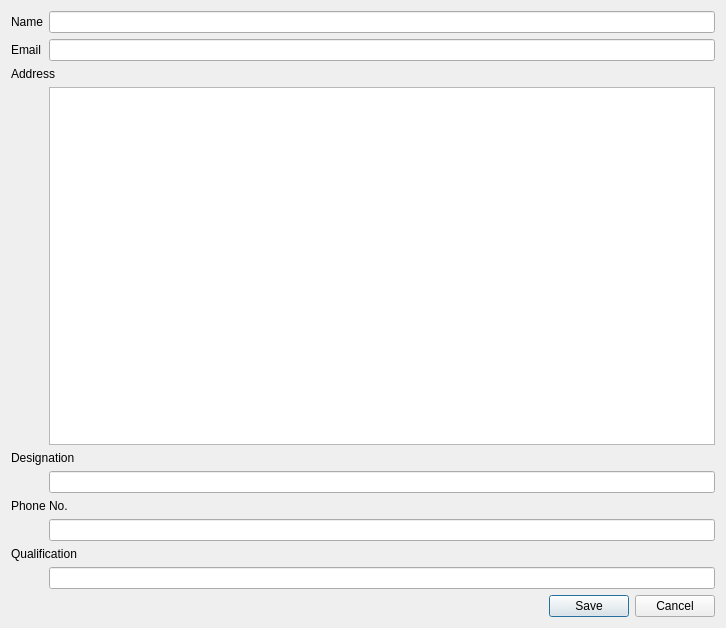
<?xml version="1.0" encoding="UTF-8"?>
<ui version="4.0">
 <class>Dialog</class>
 <widget class="QDialog" name="Dialog">
  <property name="geometry">
   <rect>
    <x>0</x>
    <y>0</y>
    <width>726</width>
    <height>628</height>
   </rect>
  </property>
  <property name="windowTitle">
   <string>Dialog</string>
  </property>
  <layout class="QFormLayout" name="formLayout">
   <item row="0" column="0">
    <widget class="QLabel" name="label">
     <property name="text">
      <string>Name</string>
     </property>
    </widget>
   </item>
   <item row="0" column="1">
    <widget class="QLineEdit" name="lineEdit"/>
   </item>
   <item row="4" column="0">
    <widget class="QLabel" name="label_6">
     <property name="text">
      <string>Email</string>
     </property>
    </widget>
   </item>
   <item row="4" column="1">
    <widget class="QLineEdit" name="lineEdit_2"/>
   </item>
   <item row="8" column="0" colspan="2">
    <widget class="QLabel" name="label_2">
     <property name="text">
      <string>Address</string>
     </property>
    </widget>
   </item>
   <item row="9" column="1">
    <widget class="QTextEdit" name="textEdit"/>
   </item>
   <item row="13" column="0" colspan="2">
    <widget class="QLabel" name="label_5">
     <property name="text">
      <string>Designation </string>
     </property>
    </widget>
   </item>
   <item row="16" column="1">
    <widget class="QLineEdit" name="lineEdit_4"/>
   </item>
   <item row="18" column="0" colspan="2">
    <widget class="QLabel" name="label_3">
     <property name="text">
      <string>Phone No.</string>
     </property>
    </widget>
   </item>
   <item row="20" column="1">
    <widget class="QLineEdit" name="lineEdit_5"/>
   </item>
   <item row="23" column="0" colspan="2">
    <widget class="QLabel" name="label_4">
     <property name="text">
      <string>Qualification</string>
     </property>
    </widget>
   </item>
   <item row="26" column="1">
    <widget class="QLineEdit" name="lineEdit_3"/>
   </item>
   <item row="28" column="1">
    <widget class="QDialogButtonBox" name="saveRegisteration_btn">
     <property name="orientation">
      <enum>Qt::Horizontal</enum>
     </property>
     <property name="standardButtons">
      <set>QDialogButtonBox::Cancel|QDialogButtonBox::Save</set>
     </property>
    </widget>
   </item>
  </layout>
 </widget>
 <resources/>
 <connections>
  <connection>
   <sender>saveRegisteration_btn</sender>
   <signal>accepted()</signal>
   <receiver>Dialog</receiver>
   <slot>accept()</slot>
   <hints>
    <hint type="sourcelabel">
     <x>248</x>
     <y>254</y>
    </hint>
    <hint type="destinationlabel">
     <x>157</x>
     <y>274</y>
    </hint>
   </hints>
  </connection>
  <connection>
   <sender>saveRegisteration_btn</sender>
   <signal>rejected()</signal>
   <receiver>Dialog</receiver>
   <slot>reject()</slot>
   <hints>
    <hint type="sourcelabel">
     <x>316</x>
     <y>260</y>
    </hint>
    <hint type="destinationlabel">
     <x>286</x>
     <y>274</y>
    </hint>
   </hints>
  </connection>
 </connections>
</ui>
